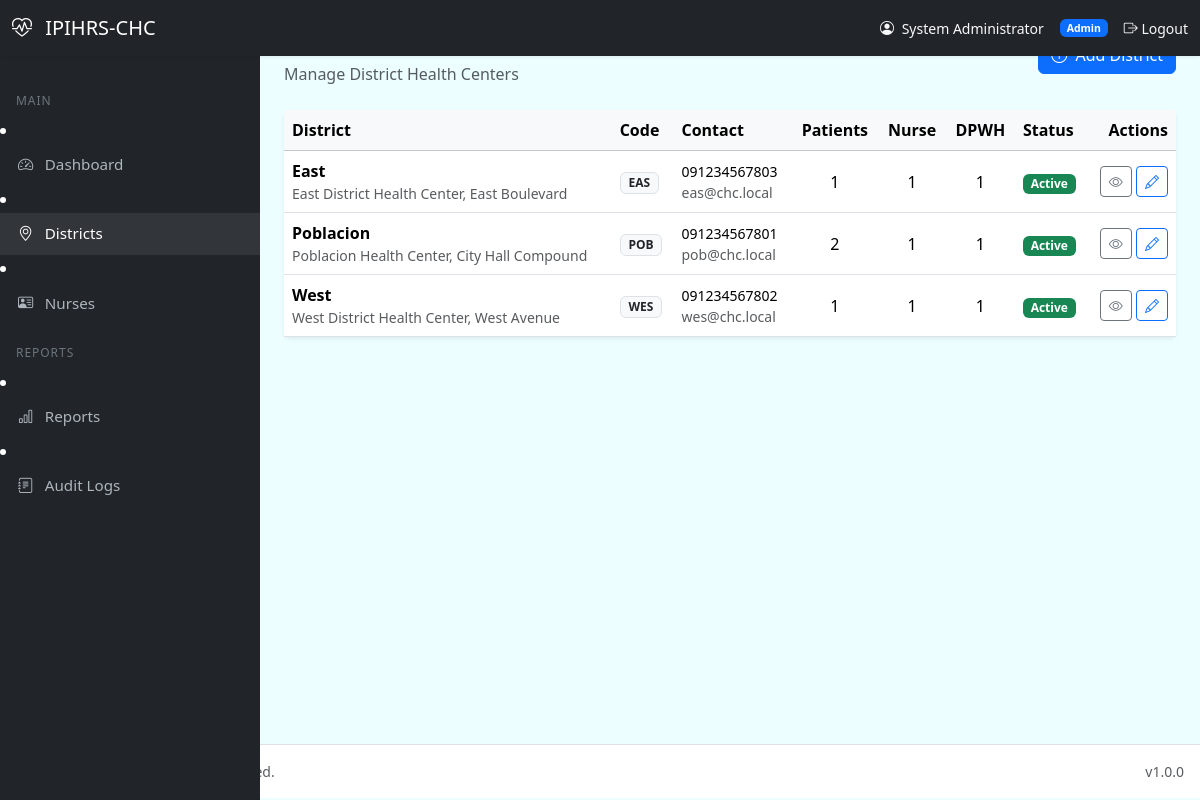
Page /admin/districts.php (signed in) on the committed database.
### tables this page shows
CREATE TABLE IF NOT EXISTS districts (
    district_id INT UNSIGNED AUTO_INCREMENT PRIMARY KEY,
    district_name VARCHAR(120) NOT NULL,
    district_code VARCHAR(30) NOT NULL UNIQUE,
    address TEXT NULL,
    contact_number VARCHAR(50) NULL,
    email VARCHAR(120) NULL,
    status ENUM('active','inactive') NOT NULL DEFAULT 'active',
    created_by INT UNSIGNED NULL,
    created_at DATETIME NOT NULL DEFAULT CURRENT_TIMESTAMP,
    updated_at DATETIME NOT NULL DEFAULT CURRENT_TIMESTAMP ON UPDATE CURRENT_TIMESTAMP,

    INDEX idx_districts_status (status),
    INDEX idx_districts_code (district_code)
);

### includes/helpers.php (called while the page is built, shortened)
<?php
if (!function_exists('url')) {
    function url(string $path = ''): string {
        return rtrim(APP_URL, '/\\') . '/' . ltrim($path, '/\\');
    }
}
if (!function_exists('e')) {
    function e(?string $value): string {
        return htmlspecialchars((string)($value ?? ''), ENT_QUOTES | ENT_HTML5, 'UTF-8');
    }
}

### admin/districts.php (the view, shortened to what this page needs)
<?php
require_once __DIR__ . '/../includes/helpers.php';
require_once __DIR__ . '/../includes/header.php';
$pdo = Database::getConnection();
$stmt = $pdo->query("
    SELECT d.district_id, d.district_name, d.district_code, d.address, d.contact_number,
           d.email, d.status, d.created_at,
           COUNT(DISTINCT p.patient_id) AS patient_count,
           COUNT(DISTINCT u.user_id) AS nurse_count,
           COUNT(DISTINCT dp.user_id) AS dpwh_count
    FROM districts d
    LEFT JOIN patients p ON p.district_id = d.district_id AND p.status = 'active'
    LEFT JOIN users u ON u.district_id = d.district_id AND u.role = 'nurse' AND u.status = 'active'
    LEFT JOIN users dp ON dp.district_id = d.district_id AND dp.role = 'dpwh' AND dp.status = 'active'
    GROUP BY d.district_id
    ORDER BY d.district_name
");
$districts = $stmt->fetchAll();
require_once __DIR__ . '/../includes/sidebar.php';
?>
<div class="main-content">
    <div class="d-flex flex-column flex-md-row justify-content-between align-items-md-center mb-4 gap-2">
        <div>
            <h2 class="mb-0">Districts</h2>
            <p class="text-muted mb-0">Manage District Health Centers</p>
        </div>
        <a href="<?= e(url('admin/district_form.php')) ?>" class="btn btn-primary">
        </a>
    </div>
    <div class="card border-0 shadow-sm">
        <div class="card-body p-0">
            <div class="table-responsive">
                <table class="table table-hover align-middle mb-0">
                    <thead class="table-light">
                        <tr>
                            <th>District</th>
                            <th>Code</th>
                            <th>Contact</th>
                            <th class="text-center">Patients</th>
                            <th class="text-center">Nurse</th>
                            <th class="text-center">DPWH</th>
                            <th>Status</th>
                            <th class="text-end">Actions</th>
                        </tr>
                    </thead>
                    <tbody>
                        <?php if (!$districts): ?>
                            <tr><td colspan="8" class="text-center text-muted py-4">No districts found.</td></tr>
                        <?php else: ?>
                            <?php foreach ($districts as $d): ?>
                                <tr>
                                    <td>
                                        <div class="fw-semibold"><?= e($d['district_name']) ?></div>
                                        <div class="small text-muted"><?= e($d['address'] ?? '') ?></div>
                                    </td>
                                    <td><span class="badge bg-light text-dark border"><?= e($d['district_code']) ?></span></td>
                                    <td>
                                        <div class="small"><?= e($d['contact_number'] ?? '') ?></div>
                                        <div class="small text-muted"><?= e($d['email'] ?? '') ?></div>
                                    </td>
                                    <td class="text-center"><?= e((string)$d['patient_count']) ?></td>
                                    <td class="text-center"><?= e((string)$d['nurse_count']) ?></td>
                                    <td class="text-center"><?= e((string)$d['dpwh_count']) ?></td>
                                    <td>
                                        <span class="badge bg-<?= $d['status'] === 'active' ? 'success' : 'secondary' ?>">
                                            <?= e(ucfirst($d['status'])) ?>
                                        </span>
                                    </td>
                                    <td class="text-end">
                                        <a href="<?= e(url('admin/district_view.php?id=' . $d['district_id'])) ?>" class="btn btn-sm btn-outline-secondary">
                                            <i class="bi bi-eye"></i>
                                        </a>
                                        <a href="<?= e(url('admin/district_form.php?id=' . $d['district_id'])) ?>" class="btn btn-sm btn-outline-primary">
                                            <i class="bi bi-pencil"></i>
                                        </a>
                                    </td>
                                </tr>
                            <?php endforeach; ?>
                        <?php endif; ?>
                    </tbody>
                </table>
            </div>
        </div>
    </div>
</div>
<?php require_once __DIR__ . '/../includes/footer.php'; ?>

### assets/css/app.css (style rules this page uses)
:root { --primary: #0284c7; --primary-dark: #026aa7; --color-primary: #0891b2; --color-primary-dark: #0e7490; --color-secondary: #22d3ee; --color-accent: #059669; --color-background: #ecfeff; --color-foreground: #164e63; --color-card: #ffffff; --color-card-foreground: #164e63; --color-muted: #e8f1f6; --color-muted-foreground: #475569; --color-border: #a5f3fc; --color-ring: #0891b2; --color-danger: #dc2626; --color-danger-foreground: #ffffff; --shadow-soft: 0 10px 40px rgba(8, 145, 178, 0.08); --shadow-card: 0 1px 2px rgba(15, 23, 42, 0.04), 0 6px 24px rgba(8, 145, 178, 0.06); --radius: 1.25rem; }
* { box-sizing: border-box; }
body { font-family: 'Figtree', system-ui, -apple-system, Segoe UI, Roboto, Helvetica, Arial, sans-serif; background: var(--color-background); color: var(--color-foreground); min-height: 100vh; margin: 0; }
.main-content { margin-left: 260px; padding: 1.5rem; min-height: calc(100vh - 56px); }

### rows in the picture
districts: district_name "East", address "East District Health Center, East Boulevard", district_code "EAS", contact_number "091234567803", email "eas@chc.local", patient_count "1", nurse_count "1", dpwh_count "1", status "Active"
districts: district_name "Poblacion", address "Poblacion Health Center, City Hall Compound", district_code "POB", contact_number "091234567801", email "pob@chc.local", patient_count "2", nurse_count "1", dpwh_count "1", status "Active"
districts: district_name "West", address "West District Health Center, West Avenue", district_code "WES", contact_number "091234567802", email "wes@chc.local", patient_count "1", nurse_count "1", dpwh_count "1", status "Active"

### other values in the picture
APP_SHORT_NAME "IPIHRS-CHC"
$currentUser['full_name'] "System Administrator"
$currentUser['role'] "Admin"
$label "Dashboard Districts Nurses Reports Audit Logs"
APP_VERSION "1.0.0"
